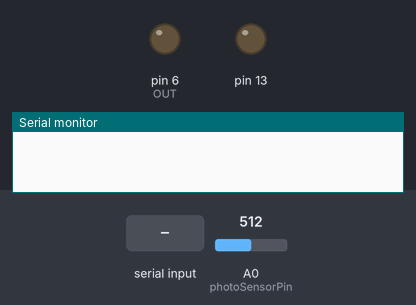
A sketch run on a simulated Arduino Uno, built with avr-gcc and run on an emulated ATmega328P. On the bench: output pins drawn as LEDs (lit = HIGH), the last lines printed to the serial monitor. The inputs (shaded band) are chosen by the test bench; at power-on: A0 (photoSensorPin) = 512.

Above: at 1.2 s.
1.3 s: "1" received over Serial
At 1.47 s:
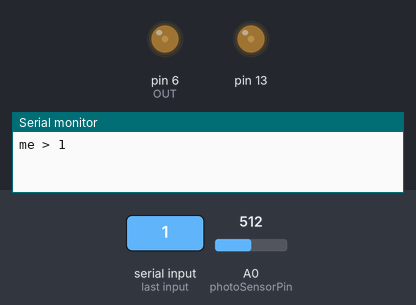
3.0 s: "2" received over Serial
At 3.9 s:
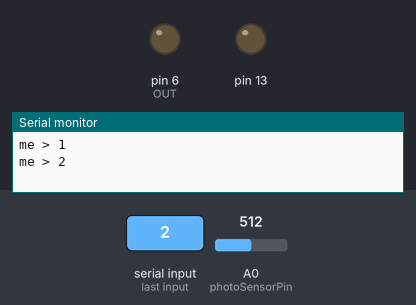
Timing chart, 0 to 6.0 s (numbered marks = the images above; inputs shaded):
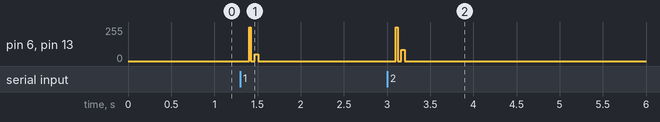

Measured:
- after the input at 1.3 s, pin 6 (OUT), pin 13: 0/255 → 255/255 after 0.10 s, → 0/255 0.02 s later, → 51/255 0.04 s later, → 0/255 0.04 s later
- after the input at 3.0 s, pin 6 (OUT), pin 13: 0/255 → 255/255 after 0.10 s, → 0/255 0.02 s later, → 83/255 0.04 s later, → 0/255 0.04 s later

The sketch:

adruino_code.ino
```cpp
using namespace std;

#define photoSensorPin A0 // пин цифрового входа (светоприемник)

#define SENSE 500
#define OUT 6

#define MESSAGE_END_GET 300    //понять, что сообщение кончилось
#define MIN_ZRO_GET 3    // время точки
#define MIN_ONE_GET 8   // время тире
#define MIN_TWO_GET 13
#define MIN_TIMEOUT_GET 5

#define PAUSE_SEND 4      // пауза между ../.-
#define MIN_ZRO_SEND 4    // время 0
#define MIN_ONE_SEND 9   // время 1
#define MIN_TWO_SEND 14
#define TIMEOUT_SEND 7    // A A

// #define MESSAGE_END_GET 500    //понять, что сообщение кончилось
// #define MIN_ZRO_GET 50    // время точки
// #define MIN_ONE_GET 100   // время тире
// #define MIN_TWO_GET 150
// #define MIN_TIMEOUT_GET 150

// #define PAUSE_SEND 50      // пауза между ../.-
// #define MIN_ZRO_SEND 75    // время 0
// #define MIN_ONE_SEND 125   // время 1
// #define MIN_TWO_SEND 175
// #define TIMEOUT_SEND 100    // A A

void setup() {
  Serial.begin(9600);
  Serial.setTimeout(100);
  pinMode(photoSensorPin, INPUT);
  pinMode(OUT, OUTPUT);
  pinMode(13, OUTPUT);
}

String decode_table = " abcdefghijklmnopqrstuvwxyzABCDEFGHIJKLMNOPQRSTUVWXYZ1234567890`~!@$%^&*()_-=+<>?/|;:'.,[]{}#";

bool signal() {
  float current_light = analogRead(photoSensorPin);
  return current_light <= SENSE;
}


char decode(String s) {
  int c = 1, sum = 0;
  for (int i = s.length() - 1; i >= 0; i--) {
    if (s[i] == '1') {
      sum += c;
    } else if (s[i] == '2') {
      sum += c * 2;
    }
    c *= 3;
  }
  return decode_table[sum - 1];
}

String encode(char c) {
  int x = 1;
  while (decode_table[x - 1] != c && x < decode_table.length())
    x++;
  String ret;
  while (x > 0) {
    if (x % 3 == 0) {
      ret = '0' + ret;
    } else if (x % 3 == 1) {
      ret = '1' + ret;
    } else {
      ret = '2' + ret;
    }
    x /= 3;
  }
  return ret;
}


void loop() {
  if (signal()) {
    Serial.print("fren > ");                       //DESIGN
    while (true) {
      String binary_letter = "";

      while (true) {
        float signal_start = millis();
        while (signal()) {}
        float signal_end = millis();
        while (!signal() && millis() - signal_end <= MIN_TIMEOUT_GET) {}
        float timeout_end = millis();

        float signal_duration = signal_end - signal_start;
        float timeout_duration = timeout_end - signal_end;

        if (signal_duration >= MIN_ZRO_GET) {
          String simbol_part;
          if (signal_duration >= MIN_TWO_GET) {
            simbol_part = "2";
          } else if (signal_duration >= MIN_ONE_GET) {
            simbol_part = "1";
          } else {
            simbol_part = "0";
          }
          // Serial.println(signal_duration);        //DEBUG
          // Serial.println(timeout_duration);       //DEBUG
          binary_letter += simbol_part;
          if (timeout_duration >= MIN_TIMEOUT_GET) {
            Serial.print(decode(binary_letter));
            break;
          }
        }
      }
      float signal_end = millis();
      while (!signal() && millis() - signal_end <= MESSAGE_END_GET) {}
      if (millis() - signal_end >= MESSAGE_END_GET) {
        Serial.println();                           //DESIGN
        break;
      }
    }
  } else {
    if (Serial.available()) {
      String parsePacket = Serial.readString();
      Serial.print("me > ");                        //DESIGN
      Serial.println(parsePacket);                        //DESIGN
      for (byte i = 0; i < parsePacket.length(); i++) {
        String bin_symbol = encode(parsePacket[i]);
        for (byte j = 0; j < bin_symbol.length(); j++) {
          if (bin_symbol[j] == '0'){
            digitalWrite(OUT, 1);
            digitalWrite(13, 1);
            delay(MIN_ZRO_SEND);
            digitalWrite(OUT, 0);
            digitalWrite(13, 0);
          } else if (bin_symbol[j] == '1') {
            digitalWrite(OUT, 1);
            digitalWrite(13, 1);
            delay(MIN_ONE_SEND);
            digitalWrite(OUT, 0);
            digitalWrite(13, 0);
          } else {
            digitalWrite(OUT, 1);
            digitalWrite(13, 1);
            delay(MIN_TWO_SEND);
            digitalWrite(OUT, 0);
            digitalWrite(13, 0);
          }
          delay(PAUSE_SEND);
        }
        delay(TIMEOUT_SEND);
      }
    }
  }
}
```
